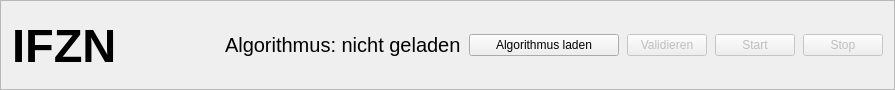
     <widget class="QFrame" name="headerFrame">
      <property name="enabled">
       <bool>true</bool>
      </property>
      <property name="sizePolicy">
       <sizepolicy hsizetype="Expanding" vsizetype="Preferred">
        <horstretch>0</horstretch>
        <verstretch>0</verstretch>
       </sizepolicy>
      </property>
      <property name="minimumSize">
       <size>
        <width>0</width>
        <height>70</height>
       </size>
      </property>
      <property name="maximumSize">
       <size>
        <width>16777215</width>
        <height>90</height>
       </size>
      </property>
      <property name="frameShape">
       <enum>QFrame::Shape::StyledPanel</enum>
      </property>
      <property name="frameShadow">
       <enum>QFrame::Shadow::Raised</enum>
      </property>
      <layout class="QHBoxLayout" name="horizontalLayout">
       <property name="spacing">
        <number>8</number>
       </property>
       <property name="topMargin">
        <number>8</number>
       </property>
       <property name="bottomMargin">
        <number>8</number>
       </property>
       <item>
        <widget class="QLabel" name="labelTitle">
         <property name="font">
          <font>
           <pointsize>35</pointsize>
           <bold>true</bold>
          </font>
         </property>
         <property name="text">
          <string>IFZN</string>
         </property>
        </widget>
       </item>
       <item>
        <spacer name="horizontalSpacer_2">
         <property name="orientation">
          <enum>Qt::Orientation::Horizontal</enum>
         </property>
         <property name="sizeHint" stdset="0">
          <size>
           <width>100</width>
           <height>20</height>
          </size>
         </property>
        </spacer>
       </item>
       <item>
        <widget class="QLabel" name="labelAlgorithm">
         <property name="font">
          <font>
           <pointsize>15</pointsize>
          </font>
         </property>
         <property name="text">
          <string>Algorithmus: nicht geladen</string>
         </property>
        </widget>
       </item>
       <item>
        <spacer name="horizontalSpacer">
         <property name="orientation">
          <enum>Qt::Orientation::Horizontal</enum>
         </property>
         <property name="sizeHint" stdset="0">
          <size>
           <width>0</width>
           <height>20</height>
          </size>
         </property>
        </spacer>
       </item>
       <item>
        <widget class="QPushButton" name="buttonLoadAlgorithm">
         <property name="minimumSize">
          <size>
           <width>150</width>
           <height>0</height>
          </size>
         </property>
         <property name="text">
          <string>Algorithmus laden</string>
         </property>
        </widget>
       </item>
       <item>
        <widget class="QPushButton" name="buttonValidate">
         <property name="enabled">
          <bool>false</bool>
         </property>
         <property name="minimumSize">
          <size>
           <width>80</width>
           <height>0</height>
          </size>
         </property>
         <property name="text">
          <string>Validieren</string>
         </property>
        </widget>
       </item>
       <item>
        <widget class="QPushButton" name="buttonStart">
         <property name="enabled">
          <bool>false</bool>
         </property>
         <property name="minimumSize">
          <size>
           <width>80</width>
           <height>0</height>
          </size>
         </property>
         <property name="text">
          <string>Start</string>
         </property>
        </widget>
       </item>
       <item>
        <widget class="QPushButton" name="buttonStop">
         <property name="enabled">
          <bool>false</bool>
         </property>
         <property name="minimumSize">
          <size>
           <width>80</width>
           <height>0</height>
          </size>
         </property>
         <property name="text">
          <string>Stop</string>
         </property>
        </widget>
       </item>
      </layout>
     </widget>
